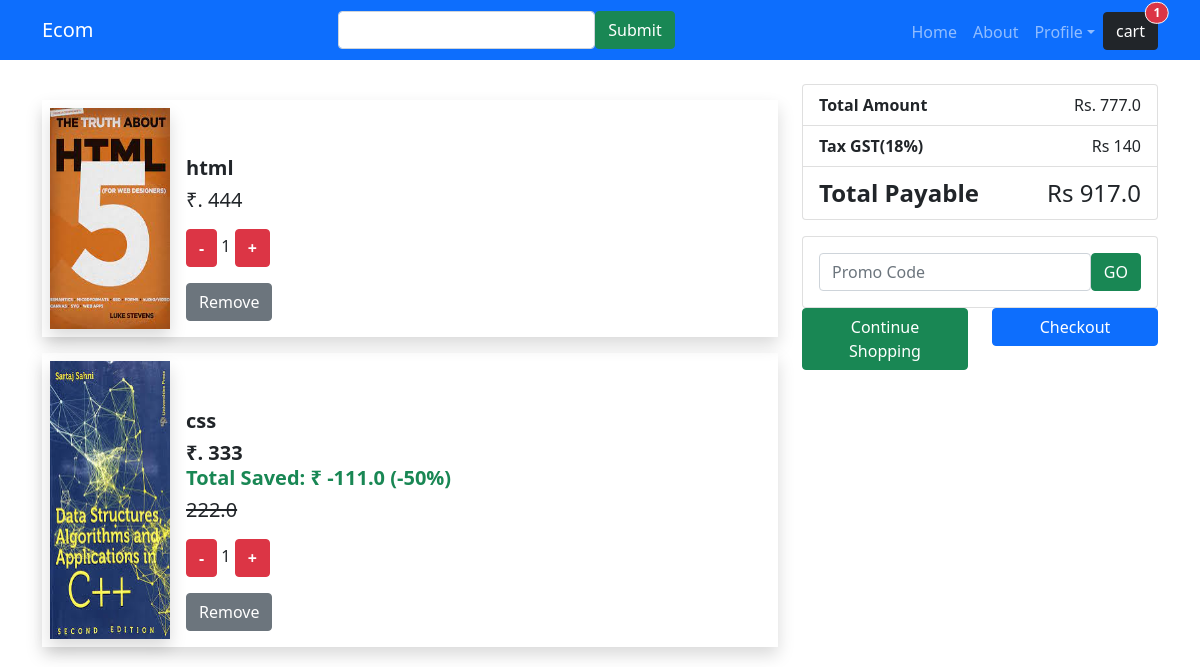
The app's page /order-summary/ (signed in) with its own data.
### core/models.py (models this page shows, shortened)
class OrderItem(models.Model):
    user = models.ForeignKey(settings.AUTH_USER_MODEL,on_delete=models.CASCADE)
    ordered = models.BooleanField(default=False)
    item = models.ForeignKey(Item, on_delete=models.CASCADE)
    qty = models.IntegerField(default=1)
    item_variations = models.ManyToManyField(ItemVariation)
    def get_total_price(self):
        return self.qty * self.item.price
    def get_total_discount_price(self):
        return self.qty * self.item.discount_price
    def get_final_price(self):
        if self.item.discount_price:
            return self.get_total_discount_price()
        else:
            return self.get_total_price()
    def get_saved_amount(self):
        return self.get_total_price() - self.get_final_price()
    def total_discount_percentage_price(self):
        return int(100-(self.item.discount_price/self.item.price)*100)

class Item(models.Model):
    title = models.CharField(max_length=200)
    category = models.ForeignKey(Category,on_delete=models.SET_NULL, null=True,blank=True)
    label = models.CharField(choices=LABEL_CHOICE, max_length=1)
    slug = models.SlugField()
    description = models.TextField()
    image = models.ImageField()
    price = models.FloatField()
    discount_price = models.FloatField(null=True, blank=True)

class Order(models.Model):
    user = models.ForeignKey(settings.AUTH_USER_MODEL,on_delete=models.CASCADE)
    ref_code = models.CharField(max_length=200)
    items = models.ManyToManyField(OrderItem)
    start_date = models.DateTimeField(auto_now_add=True)
    address = models.ForeignKey("Address",related_name="shipping_address",on_delete=models.SET_NULL,blank=True,null=True)
    payment = models.ForeignKey("Payment",on_delete=models.SET_NULL,blank=True,null=True)
    coupon = models.ForeignKey("Coupon",on_delete=models.SET_NULL,blank=True,null=True)
    ordered = models.BooleanField(default=False)
    being_delivered = models.BooleanField(default=False)
    recieved = models.BooleanField(default=False)
    refund_required = models.BooleanField(default=False)
    refund_granted = models.BooleanField(default=False)
    def get_total(self):
        total = 0
        for order_item in self.items.all():
            total += order_item.get_final_price()
        if self.coupon:
            total -= self.coupon.amount
        return total
    def get_total_tax(self):
        total = self.get_total()
        return round(0.18 * total)
    def get_total_discount_amount(self):
        total = 0
        for order_item in self.items.all():
            total += order_item.get_saved_amount()
        return total
    def get_payable_amount(self):
        return self.get_total_tax() + self.get_total()

### core/views.py (the view)
# urls.py: path("order-summary/", OrderSummaryVIew.as_view(), name="order-summary"),
class OrderSummaryVIew(LoginRequiredMixin, View):
    def get(self, *args, **kwargs):
        try:
            order = Order.objects.get(user=self.request.user, ordered=False)
            if order.items.count() < 1:
                return redirect("core:homepage")
            order_item = order.items.all()
            context = {"object": order, "couponform": CouponForm}
        except ObjectDoesNotExist:
            return redirect("core:homepage")
        return render(self.request, "order-summary.html", context)
    model = Order
    template_name = "order_summary.html"

### core/templates/order-summary.html (shortened to what this page needs)
{% extends 'base.html' %} {% block content %}
<div class="container mt-4">
  <div class="row">
    <div class="col-8">
      {% for order_item in object.items.all %}
      <div class="media d-flex shadow p-2 d-block mt-3">
        <img src="{{order_item.item.image.url}}" class="media-image d-block shadow" style="width: 120px" />
        <div class="media-body ps-3">
          <h5 class="mt-5 fw-bold">{{order_item.item.title}}</h5>
          <span class="d-block my-2">
            {% if order_item.item.discount_price %}
            <p class="text-dark h5 fw-bold d-inline">
              ₹. {% widthratio order_item.item.discount_price 1 order_item.qty %}
            </p>
            <p class="text-success h5 fw-bold ">
              Total Saved: ₹ {{order_item.get_saved_amount}} ({{order_item.total_discount_percentage_price}}%)
            </p>
            <p class="text-dark h5 fw-normal d-inline">
              <del>{{order_item.item.price}}</del>
            </p>
            {% else %}
            <p class="text-dark h5 fw-normal d-inline">
              ₹. {% widthratio order_item.item.price 1 order_item.qty %}
            </p>
            {% endif %}
          </span>
          <span class="d-inline-block my-2">
            <a href="{% url 'core:minus-item' order_item.item.slug  %}" class="btn btn-danger fw-bolder">-</a>
            <span>{{order_item.qty}}</span>
            <a href="{% url 'core:add-to-cart' order_item.item.slug %}" class="btn btn-danger fw-bolder">+</a>
          </span>
          <div class="py-2">
            <a href="{% url 'core:delete-item' order_item.item.slug %}" class="btn btn-secondary">Remove</a>
          </div>
        </div>
      </div>
      {% endfor %}
    </div>
    <div class="col-4">
      <div class="list-group">
        <div class="list-group-item list-group-item-action">
          <span class="fw-bold">Total Amount</span>
          <span class="float-end">Rs. {{object.get_total}}</span>
        </div>
        <div class="list-group-item list-group-item-action">
          <span class="fw-bold">Tax GST(18%)</span>
          <span class="float-end">Rs {{object.get_total_tax}}</span>
        </div>
        <div class="list-group-item list-group-item-action fs-4">
          <span class="fw-bold">Total Payable</span>
          <span class="float-end">Rs {{object.get_payable_amount}}</span>
        </div>
      </div>
      {% if object.coupon %}
        <h2 class="small text-center">This coupon is added <a href="{% url 'core:remove-coupon' %}" class="btn-link">Remove</a></h2>
      {% else %}
        <div class="card mt-3">
          <div class="card-body">
            <form action="{% url 'core:add-coupon' %}" method="POST" class="d-flex">
              {{couponform.code}}
              <input type="submit" value="GO" class="btn btn-success">
            </form>
          </div>
        </div>
      {% endif %}
      <div class="row">
        <div class="col">
          <a href="" class="btn btn-success w-100">Continue Shopping</a>
        </div>
        <div class="col">
          <a href="{% url 'core:checkout' %}" class="btn btn-primary w-100">Checkout</a>
        </div>
      </div>
    </div>
  </div>
</div>
{% endblock %}

### core/templates/base.html (shortened to what this page needs)
<!DOCTYPE html>
<html lang="en">
  <head>
    <link
      href="https://cdn.jsdelivr.net/npm/bootstrap@5.1.3/dist/css/bootstrap.min.css"
      rel="stylesheet"
    />
  </head>
  <body>
    <nav class="navbar navbar-expand-lg navbar-dark bg-primary">
      <div class="container">
        <a href="" class="navbar-brand">Ecom</a>
        <form action="" class="d-flex">
          <input type="search" name="search" class="form-control" />
          <input type="submit" name="find" class="btn btn-success" />
        </form>
        <ul class="navbar-nav mt-1">
          <li class="nav-item">
            <a href="{% url 'core:homepage' %}" class="nav-link">Home</a>
          </li>
          <li class="nav-item"><a href="" class="nav-link">About</a></li>
          <li class="nav-item dropdown">
            <a
              href=""
              class="nav-link dropdown-toggle"
              data-bs-toggle="dropdown"
              >Profile</a
            >
          </li>
          <li class="nav-item">
            <a
              href="{%url 'core:order-summary'%}"
              class="btn btn-dark position-relative"
              >cart
              <span
                class="position-absolute top-0 small start-100 border border-light translate-middle badge rounded-pill bg-danger"
              >
                1
              </span>
            </a>
          </li>
        </ul>
      </div>
    </nav>
    {% block content %}{% endblock %}
  </body>
</html>

### records on screen
OrderItem: item.image (picture), item "html", item+qty "444", qty "1"
OrderItem: item.image (picture), item "css", item+qty "333", get_saved_amount "-111.0", total_discount_percentage_price "-50", item.price "222.0", qty "1"
Order: get_total "777.0", get_total_tax "140", get_payable_amount "917.0"
